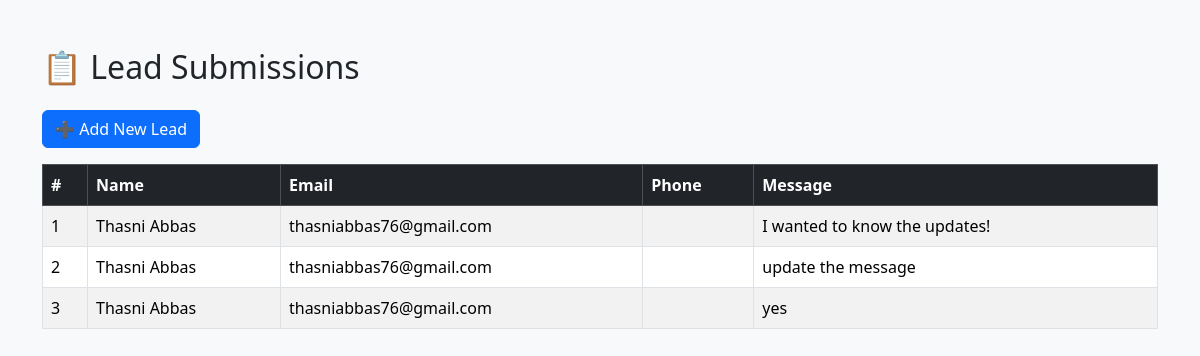
The app's page /lead_list/, older data.
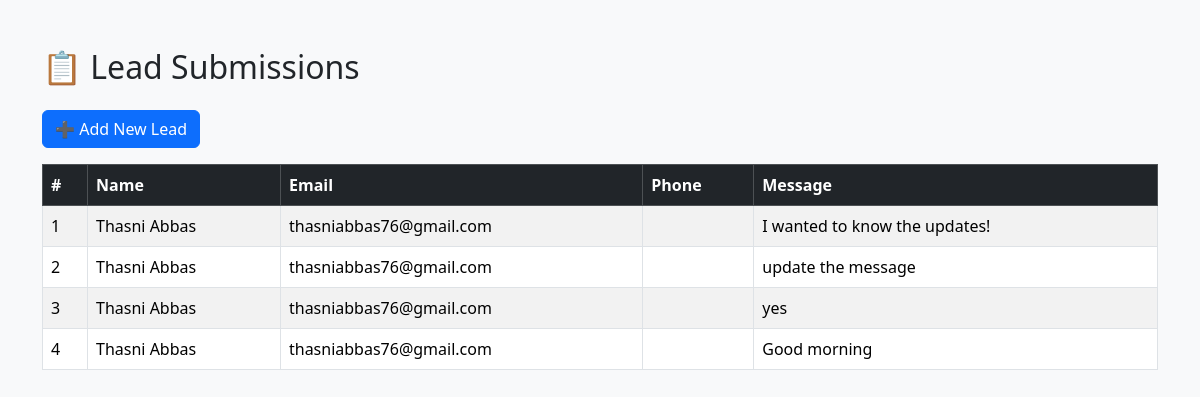
The same page, newer data.
### Leads/models.py (models this page shows, shortened)
class Lead(models.Model):
    name = models.CharField(max_length=100)
    email = models.EmailField()
    phone_number = models.CharField(max_length=15, blank=True, null=True)
    message = models.TextField(blank=True, null=True)
    lead_source = models.CharField(max_length=100, choices=LEAD_SOURCE_CHOICES, default='website')

### Leads/views.py (the view)
# urls.py: path('lead_list/', views.lead_list, name='lead_list'),
def lead_list(request):
    leads = Lead.objects.all()
    return render(request, 'lead_list.html', {'leads': leads})

### templates/lead_list.html (shortened to what this page needs)
<!DOCTYPE html>
<html>
<head>
    <link href="https://cdn.jsdelivr.net/npm/bootstrap@5.3.3/dist/css/bootstrap.min.css" rel="stylesheet">
</head>
<body class="bg-light">
<div class="container mt-5">
    <h2 class="mb-4">📋 Lead Submissions</h2>
    <a href="/" class="btn btn-primary mb-3">➕ Add New Lead</a>
    {% if leads %}
        <table class="table table-bordered table-striped">
            <thead class="table-dark">
                <tr>
                    <th>#</th>
                    <th>Name</th>
                    <th>Email</th>
                    <th>Phone</th>
                    <th>Message</th>
                </tr>
            </thead>
            <tbody>
                {% for lead in leads %}
                    <tr>
                        <td>{{ forloop.counter }}</td>
                        <td>{{ lead.name }}</td>
                        <td>{{ lead.email }}</td>
                        <td>{{ lead.phone }}</td>
                        <td>{{ lead.message }}</td>
                    </tr>
                {% endfor %}
            </tbody>
        </table>
    {% else %}
        <div class="alert alert-info">No leads submitted yet.</div>
    {% endif %}
</div>
</body>
</html>

Row changes from the older to the newer data that the page shows:
added Lead: name "Thasni Abbas", email "thasniabbas76@gmail.com", message "Good morning"
